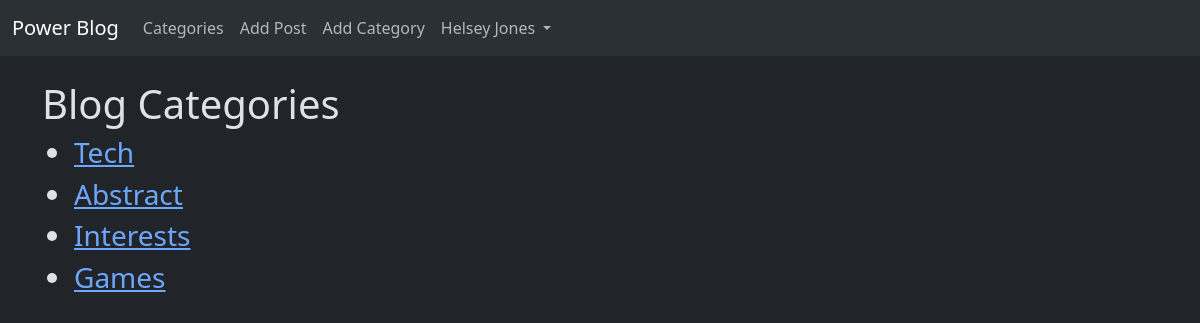
The page /category-list/ (signed in) on the database its author committed.
### theblog/models.py (models this page shows, shortened)
class Category(models.Model):
    name = models.CharField(max_length=255)
    def __str__(self):
        return self.name

### theblog/views.py (the view)
# urls.py: path('category-list/', CategoryListView, name='category-list'),
def CategoryListView(request):
    cat_menu_list = Category.objects.all()
    return render(request, 'category_list.html', {'cat_menu_list':cat_menu_list})

### theblog/templates/category_list.html
{% extends 'base.html'%}
{% block content %}
<h1>Blog Categories</h1>
<ul>
    {% for category in cat_menu_list %}
    <h3>
        <li><a href="{%url 'category' category|slugify%}">{{ category }}</a></li>
    </h3>
    {% endfor %}
  </ul>
{% endblock %}

### theblog/templates/base.html (shortened to what this page needs)
<!doctype html>
<html lang="en" data-bs-theme="dark">
<head>
  <link href="https://cdn.jsdelivr.net/npm/bootstrap@5.3.1/dist/css/bootstrap.min.css" rel="stylesheet"
>
</head>
<body>
  <nav class="navbar navbar-expand-lg bg-body-tertiary">
    <div class="container-fluid">
      <a class="navbar-brand" href="{% url 'home' %}">Power Blog</a>
      <div class="collapse navbar-collapse" id="navbarNavDropdown">
        <ul class="navbar-nav mr-auto">
          {% if cat_menu %}
          <li class="nav-item dropdown">
            <a class="nav-link dropdown-toggle" href="#" role="button" data-bs-toggle="dropdown" aria-expanded="false">
              Categories
            </a>
            <ul class="dropdown-menu">
              {% for category in cat_menu %}
              <li><a class="dropdown-item" href="{%url 'category' category|slugify%}">{{ category }}</a></li>
              {% endfor %}
            </ul>
          </li>
          {% else %}
          <li class="nav-item">
            <a class="nav-link" href="{% url 'category-list' %}">Categories</a>
          </li>
          {% endif %}
          {% if user.is_authenticated %}
          <li class="nav-item">
            <a class="nav-link" href="{% url 'add_post' %}">Add Post</a>
          </li>
          <li class="nav-item">
            <a class="nav-link" href="{% url 'add_category' %}">Add Category</a>
          </li>
          {% endif %}
        </ul>
        <ul class="navbar-nav ml-auto">
          {% if user.is_authenticated %}
          <li class="nav-item dropdown">
            <a class="nav-link dropdown-toggle" href="#" role="button" data-bs-toggle="dropdown" aria-expanded="false">
              {{ user.first_name }} {{ user.last_name }}
            </a>
          </li>
          {% endif %}
        </ul>
      </div>
    </div>
  </nav>
  <br>
  <div class="container">
    {% block content %}
    {% endblock %}
  </div>
</body>
</html>

### rows shown on the page
Category: name "Tech"
Category: name "Abstract"
Category: name "Interests"
Category: name "Games"

### other values the page prints
{{ user.first_name }} "Helsey"
{{ user.last_name }} "Jones"
